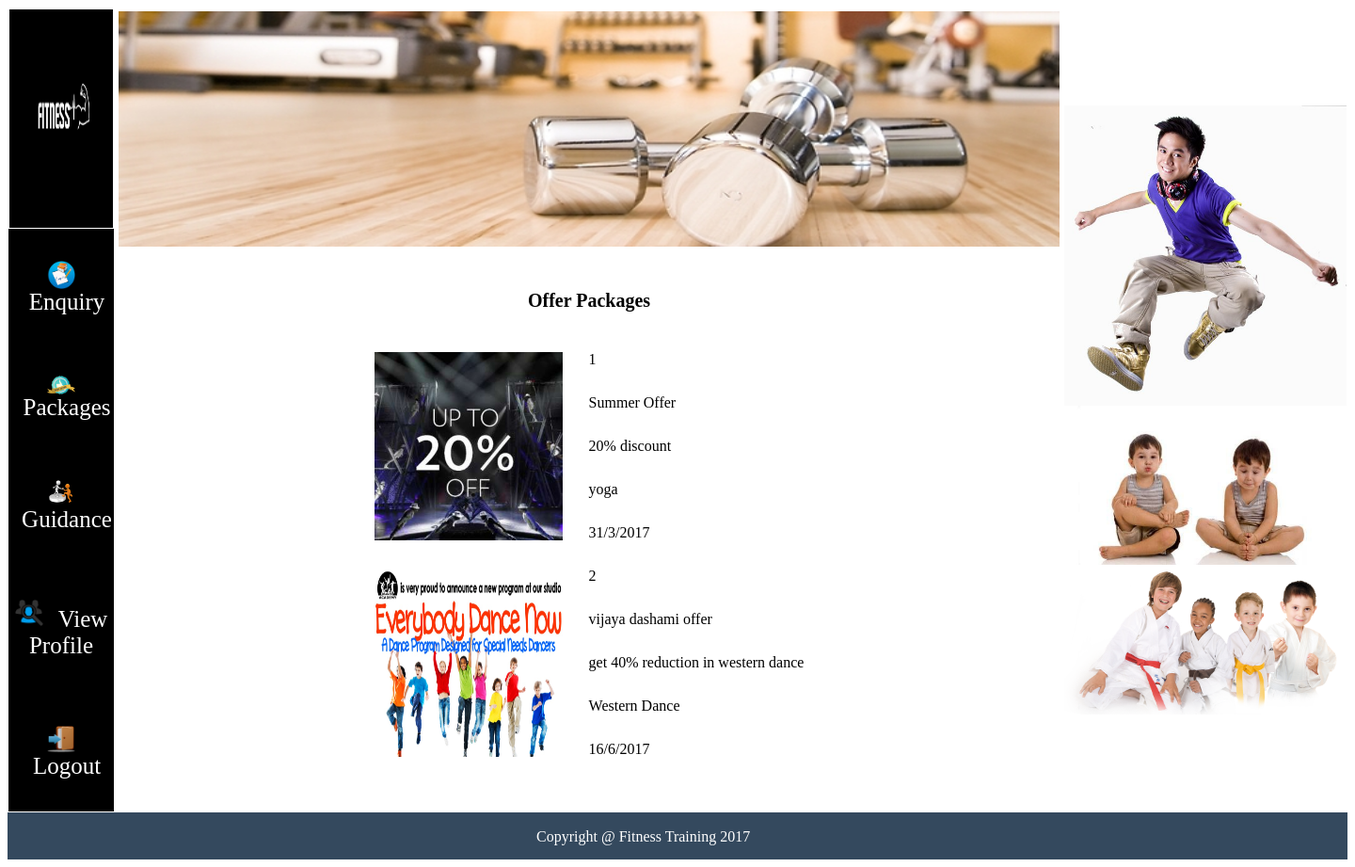
The page /Userpackages.php on the database its author committed.
### tables this page shows
CREATE TABLE `offerpackage` (
  `offerid` int(11) NOT NULL,
  `offername` varchar(60) NOT NULL,
  `details` varchar(100) NOT NULL,
  `course` varchar(60) NOT NULL,
  `validity` varchar(60) NOT NULL,
  `photo` varchar(60) NOT NULL
);

### Userpackages.php (the view, shortened to what this page needs)
<!DOCTYPE html PUBLIC "-//W3C//DTD XHTML 1.0 Transitional//EN" "http://www.w3.org/TR/xhtml1/DTD/xhtml1-transitional.dtd">
<html xmlns="http://www.w3.org/1999/xhtml">
<head>
</head>
<body onload="slide();">
<?php
include("Connection.php");
?>
<?php
if(!$con)
{
	echo "Connection error ".mysqli_connect_error();
}
else
{
	$q="select *from offerpackage";
	$result=mysqli_query($con,$q);
?>
<form name="f" method="post">
<table width="100%" height="700" border="0" cellspacing="0">
<tr>
<td width="20%">
<table width="100%" height="100%" cellspacing="0" border="0" style="color:white;" >
<tr height="100"><td ><img src="images/l.png"  width="100%" height="100%" /></td></tr>
<tr><td class="aa"><img src="images/un.png" width="30" />&nbsp;&nbsp;&nbsp;<a href="Userenquiry.php" class="ss">Enquiry</a></td></tr>
<tr><td class="aa"><img src="images/ado.png" width="30" /> &nbsp;&nbsp;&nbsp;<a href="Userpackages.php" class="ss">Packages</a></td></tr>
<tr><td class="aa"><img src="images/adg1.png" width="30" /> &nbsp;&nbsp;&nbsp;<a href="Userguidance.php" class="ss">Guidance</a></td></tr>
<tr><td class="aa"><img src="images/view.png" width="30" /> &nbsp;&nbsp;&nbsp;<a href="Userprofile.php" class="ss">View Profile</a></td></tr>
<tr><td class="aa"><img src="images/logout.png" width="30" /> &nbsp;&nbsp;&nbsp;<a href="Home.php" class="ss">Logout</a></td></tr>
</table>
</td>
<td width="60%">
<table>
<tr><td><img src="" id="m1"   width="1000" height="250"  /></td></tr>
<tr><td align="right">
</td></tr>
<tr><td><h2><p align="center" style="font-family:Algerian;font-size:20px;">Offer Packages</h2></p></td></tr>
<tr><td>
<?php
echo "<table align='center' cellpadding='10' cellspacing='8' >";
	while($r=mysqli_fetch_assoc($result))
	{
		echo "<tr><td rowspan='5'><img width='200' height='200' src='offer/".$r['photo']."'></td><td>".$r['offerid']."</td></tr>";
		echo "<tr><td>".$r['offername']."</td></tr>";
		echo "<tr><td>".$r['details']."</td></tr>";
		echo "<tr><td>".$r['course']."</td></tr>";
		echo "<tr><td>".$r['validity']."</td></tr>";
	}
	echo "</table>";
}
?>
</td></tr>
</table>
<br />
<br />
</td>
<td width="20%">
<img src="images/d.jpg" width="300" />
<br />
<img src="images/yy.jpg" width="300" />
<br />
<img src="images/k.png" width="300" />
<br />
</td>
</tr>
<tr bgcolor="#34495e" style="color:white;" height="50">
<td align="center" colspan="3">
<marquee>Copyright @ Fitness Training 2017</marquee>
</td>
</tr>
</table>
</body>
</html>

### Userpackages.php (style rules this page uses)
.ss { text-decoration:none; text-align:center; // color:black; font-size:25px; //color:#953163; }
.aa { text-align:center; //background-color:#83D6DE; background-color:black; color:white; height:50px; }
a { color:white; }
div { text-align:justify; width:300px; line-height:25px; }

### rows shown on the page
offerpackage: photo (picture), offerid "1", offername "Summer Offer", details "20% discount", course "yoga", validity "31/3/2017"
offerpackage: photo (picture), offerid "2", offername "vijaya dashami offer", details "get 40% reduction in western dance", course "Western Dance", validity "16/6/2017"
